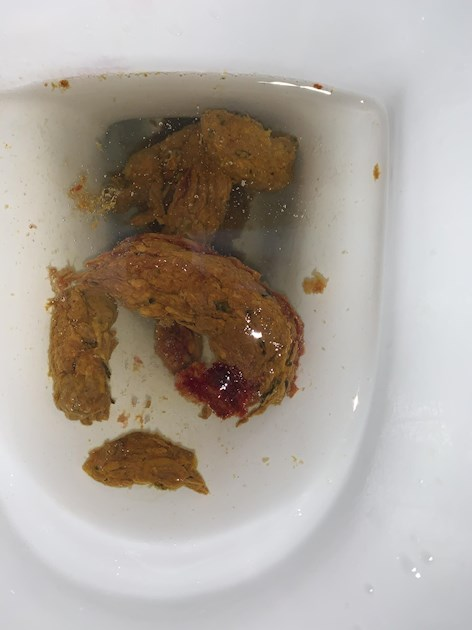
#> input picture blood1.jpg, 472 x 630 px, found by its file name
$ python contourSimilarity.py
#> lines starting #> are read from the running program, lines starting #| are printed output that depends on the picture; after the words box and inside, x2 and y2 are one past the last pixel; in counts of white or black regions, pixels touching at a corner belong together; long printed decimals are rounded; pictures that were not available may be replaced by others from this repository, and a replacement may not be noted
import cv2
import numpy as np
import math

src = cv2.imread('blood1.jpg', cv2.IMREAD_COLOR)
#> src is the input picture: shape (630, 472, 3); mean B, G, R 156.8, 165.2, 173.6
src2 = cv2.imread('sample2.jpg', cv2.IMREAD_COLOR)
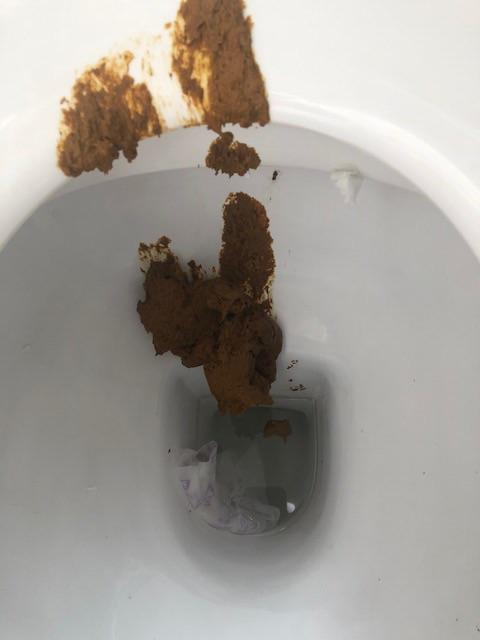
#> input picture stool3.jpg, 480 x 640 px, given in place of sample2.jpg, which was not available
#> src2 is the input picture: shape (640, 480, 3); mean B, G, R 150.3, 156.8, 161.7

hsv = cv2.cvtColor(src, cv2.COLOR_BGR2HSV)
#> hsv: shape (630, 472, 3); mean H, S, V 62.4, 44.7, 175.5
hsv2 = cv2.cvtColor(src2, cv2.COLOR_BGR2HSV)
#> hsv2: shape (640, 480, 3); mean H, S, V 26.8, 26.4, 162

lower_stool = (0,80,0)
upper_stool = (120,255,120)

stool_ = cv2.inRange(hsv, lower_stool, upper_stool)
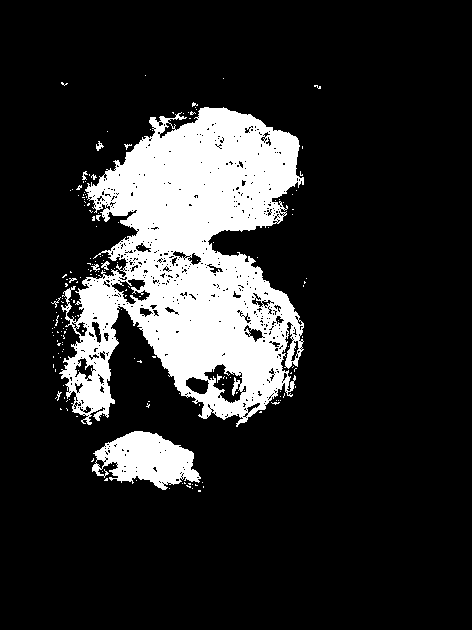
#> stool_: shape (630, 472); 16.5% white; 184 white regions (176 under 20 px), largest, box (x1, y1, x2, y2) and area: (59, 107, 304, 427) 44421, (92, 431, 201, 490) 3861, (101, 261, 110, 270) 40
whole = cv2.bitwise_and(hsv, hsv, mask = stool_)
#> whole: shape (630, 472, 3); mean H, S, V 2.3, 26, 15.2
whole = cv2.cvtColor(whole, cv2.COLOR_HSV2RGB)
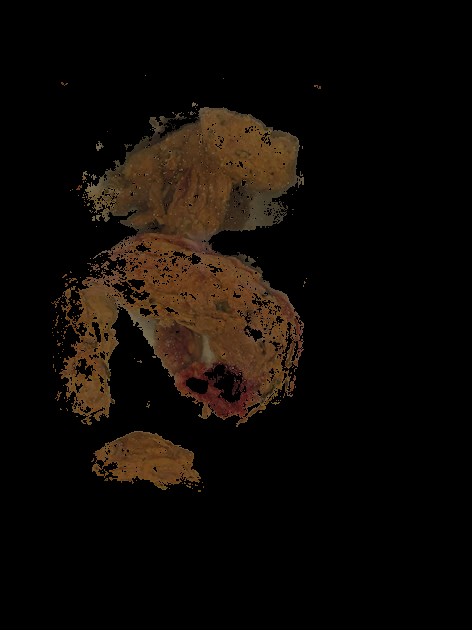
#> whole: shape (630, 472, 3); mean R, G, B 15.2, 10.1, 5.7

stool_2 = cv2.inRange(hsv2, lower_stool, upper_stool)
#> stool_2: shape (640, 480); 8.7% white; 59 white regions (41 under 20 px), largest, box (x1, y1, x2, y2) and area: (138, 192, 282, 416) 18867, (63, 94, 149, 176) 3246, (206, 33, 269, 176) 3123
whole2 = cv2.bitwise_and(hsv2, hsv2, mask = stool_2)
#> whole2: shape (640, 480, 3); mean H, S, V 1.1, 12, 5.8
whole2 = cv2.cvtColor(whole2, cv2.COLOR_HSV2RGB)

#thresh
wholeContour = cv2.cvtColor(whole, cv2.COLOR_RGB2GRAY)
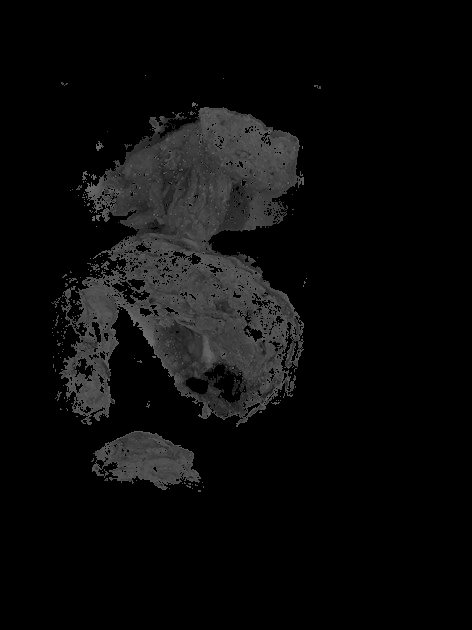
#> wholeContour: shape (630, 472); min 0, max 109, mean 11.1
ret,thresh = cv2.threshold(wholeContour, 10, 255, cv2.THRESH_BINARY)
#> thresh: shape (630, 472); 16.5% white; 181 white regions (173 under 20 px), largest, box (x1, y1, x2, y2) and area: (59, 107, 304, 427) 44403, (92, 431, 201, 490) 3861, (101, 261, 110, 270) 40

#thresh
wholeContour2 = cv2.cvtColor(whole2, cv2.COLOR_RGB2GRAY)
ret2,thresh2 = cv2.threshold(wholeContour2, 10, 255, cv2.THRESH_BINARY)

#mophology
kernel = np.ones((20, 20), np.uint8)
thresh = cv2.morphologyEx(thresh, cv2.MORPH_CLOSE, kernel)
#> thresh: shape (630, 472); 20.4% white; 12 white regions (9 under 20 px), largest, box (x1, y1, x2, y2) and area: (52, 103, 305, 428) 55852, (92, 432, 205, 493) 4589, (97, 142, 105, 152) 72
cv2.imshow("thresh",thresh)

#mophology
thresh2 = cv2.morphologyEx(thresh2, cv2.MORPH_CLOSE, kernel)
#> thresh2: shape (640, 480); 11% white; 5 white regions (3 under 20 px), largest, box (x1, y1, x2, y2) and area: (139, 0, 290, 441) 28986, (64, 95, 162, 177) 4650
cv2.imshow("thresh2",thresh2)

canny1 = cv2.Canny(thresh,50,150)
#> canny1: shape (630, 472); 0.62% white in thin lines or dots, all inside (x1, y1, x2, y2) = (52, 75, 322, 493)
cv2.imshow("canny1",canny1)
canny2 = cv2.Canny(thresh2,50,150)
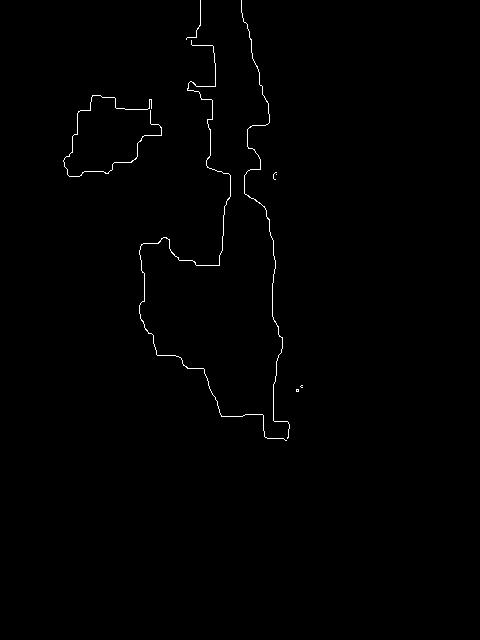
#> canny2: shape (640, 480); 0.54% white in thin lines or dots, all inside (x1, y1, x2, y2) = (63, 0, 303, 441)
cv2.imshow("canny2",canny2)

#contour
contours, hierarchy = cv2.findContours(canny1, 2,1)
#> contours = 24 contours, 19 with area under 20; largest, box (x1, y1, x2, y2) and area: (92, 431, 205, 493) 4578, (92, 431, 205, 493) 4559, (52, 103, 305, 428) 74, (96, 141, 105, 152) 66, (96, 141, 105, 152) 66
contours2, hierarchy2 = cv2.findContours(canny2, 2,1)
#> contours2 = 9 contours, 8 with area under 20; largest, box (x1, y1, x2, y2) and area: (139, 40, 287, 441) 30

cnt1 = contours[0]
#> cnt1 = contour of 277 points, box (x1, y1, x2, y2) (92, 431, 205, 493), area 4578
cnt2 = contours2[0]
#> cnt2 = [[296, 389], [296, 390], [296, 391], [297, 391], [298, 391], [298, 390], [298, 389], [297, 389]]

similarity = cv2.matchShapes(cnt1,cnt2,1,0)
#> similarity = 0.203
print("경계면 유사도",similarity)
#| 경계면 유사도 0.2025

for i in range(len(contours)):
    cv2.drawContours(src, [contours[i]], 0, (0, 0, 255), 2)
    cv2.imshow("src", src)
#> this loop made 24 passes
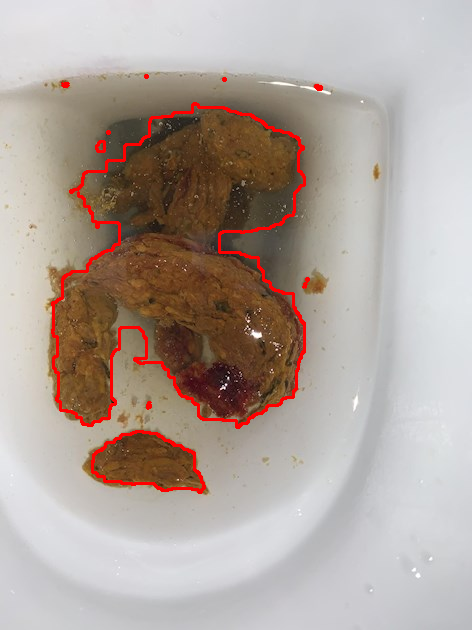
#> src: shape (630, 472, 3); mean B, G, R 155.4, 163.2, 176.5

for i in range(len(contours2)):
    cv2.drawContours(src2, [contours2[i]], 0, (0, 0, 255), 2)
    cv2.imshow("src2", src2)
#> this loop made 9 passes
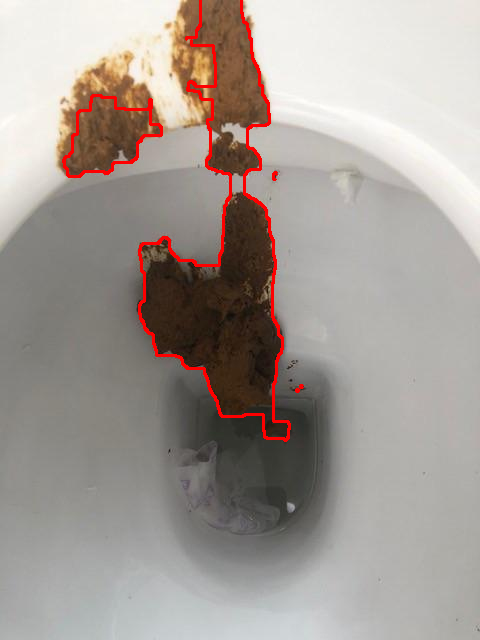
#> src2: shape (640, 480, 3); mean B, G, R 149, 155.2, 164.2

cv2.waitKey(0)
cv2.destroyAllWindows()
